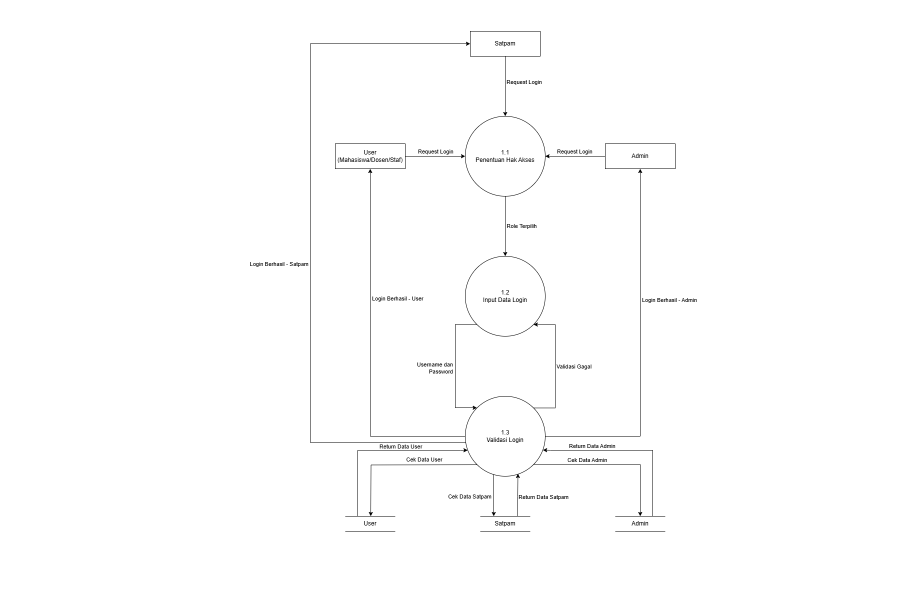
#> input picture gambar/Proses 1.0.drawio.png, 1800 x 1200 px (shown at 1/2 size)
$ python -i ekstraksi.py   (imports and definitions only)
#> lines starting #> are read from the running program, lines starting #| are printed output that depends on the picture; after the words box and inside, x2 and y2 are one past the last pixel; in counts of white or black regions, pixels touching at a corner belong together
from PIL import Image, ImageFilter, ImageEnhance
import pytesseract
import cv2
import numpy as np

# SET PATH TESSERACT DI SINI
pytesseract.pytesseract.tesseract_cmd = r'C:\\Program Files\\Tesseract-OCR\\tesseract.exe'

class EkstraksiTeks:
    def ekstrak(self, path_gambar):
#> called with path_gambar = 'gambar/Proses 1.0.drawio.png'
        try:
            # Buka gambar dengan PIL
            pil_img = Image.open(path_gambar)
#> pil_img is the input picture: PIL image 1800x1200 RGBA; mean R, G, B, A 253.3, 253.3, 253.3, 255

            # Convert ke OpenCV format untuk preprocessing lebih baik
            img = cv2.cvtColor(np.array(pil_img), cv2.COLOR_RGB2BGR)

            # Preprocessing untuk meningkatkan akurasi
            # 1. Convert ke grayscale
            gray = cv2.cvtColor(img, cv2.COLOR_BGR2GRAY)

            # 2. Apply thresholding - adaptive lebih baik untuk dokumen/teks
            thresh = cv2.adaptiveThreshold(gray, 255, cv2.ADAPTIVE_THRESH_GAUSSIAN_C,
                                          cv2.THRESH_BINARY, 11, 2)
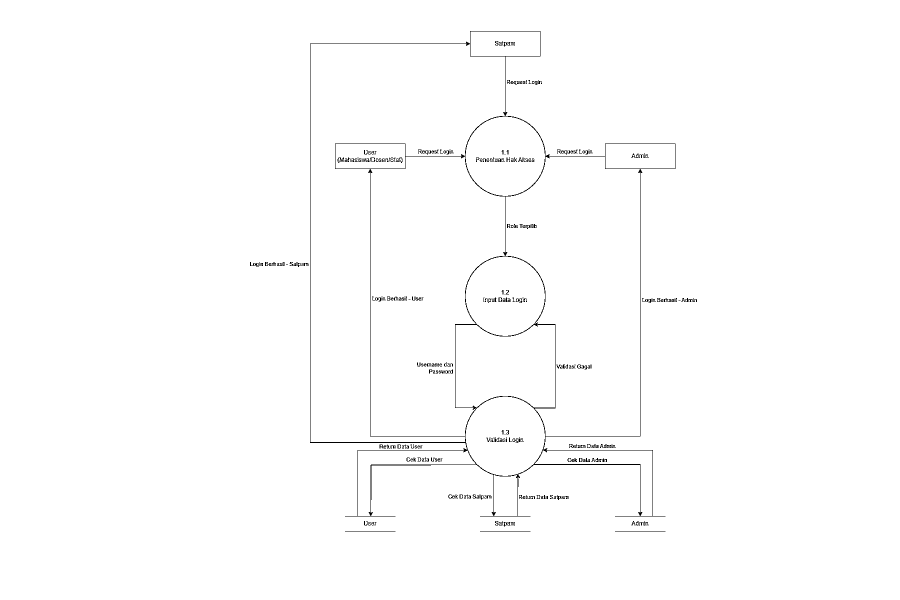
#> thresh: shape (1200, 1800) (shown at 1/2 size); 99.2% white; black in thin lines or dots, all inside (x1, y1, x2, y2) = (500, 62, 1394, 1063)

            # 3. Noise removal
            denoised = cv2.fastNlMeansDenoising(thresh, None, 10, 7, 21)

            # 4. Sharpen
            kernel = np.array([[-1,-1,-1], [-1,9,-1], [-1,-1,-1]])
            sharpened = cv2.filter2D(denoised, -1, kernel)

            # 5. Convert kembali ke PIL (Tesseract dengan pytesseract lebih suka PIL)
            enhanced_img = Image.fromarray(sharpened)

            # Ukuran asli
            orig_width, orig_height = enhanced_img.size
#> orig_width = 1800; orig_height = 1200

            # 6. Jika ukuran terlalu kecil, resize (opsional, tergantung gambar)
            if orig_width < 1000 or orig_height < 1000:
                scale_factor = 2.0  # Coba scale 2x untuk gambar kecil
                enhanced_img = enhanced_img.resize((int(orig_width*scale_factor),
                                                  int(orig_height*scale_factor)),
                                                 Image.LANCZOS)

            # Ekstraksi dengan beberapa config Tesseract tambahan
            custom_config = r'--oem 3 --psm 6 -l eng+ind'  # PSM 6 untuk blok text

            # Coba beberapa PSM mode dan pilih hasil terbaik
            hasil = ""
            psm_modes = [6, 3, 4, 11]  # Mode untuk berbagai tipe dokumen

            for psm in psm_modes:
                config = f'--oem 3 --psm {psm} -l eng+ind'
                text = pytesseract.image_to_string(enhanced_img, config=config)
                # Jika hasil cukup bagus, gunakan
                if len(text.strip()) > len(hasil.strip()):
                    hasil = text
#> after the loop, hasil = ''

            return hasil.strip()

        except Exception as e:
            return f"Error ekstraksi: {e}"

>>> result = EkstraksiTeks().ekstrak('gambar/Proses 1.0.drawio.png')
